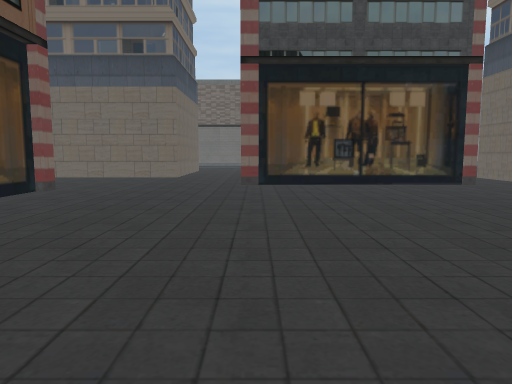
view 1 (above)

24 first-person views from a walk through a scene from a Unity 3-D project. The camera is 1.2 m above the floor, tilts 6° down and sees 70° across. The floor is counted in squares, 2 m on a side. Each view is taken from the middle of a square. On the plan, view 1 faces up. The plan holds only what a view shows up to about 10 squares ahead; the rest is blank. The place goes on beyond the plan. Door leaves are left out, so doorways stand open.

view 2
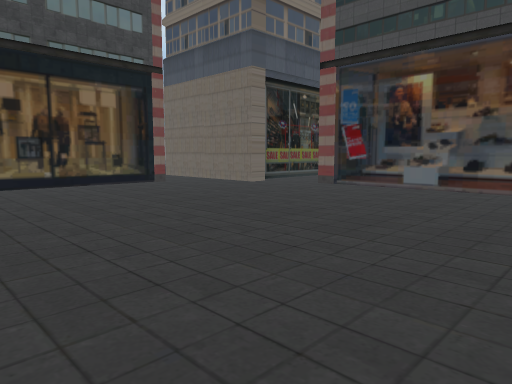

view 3
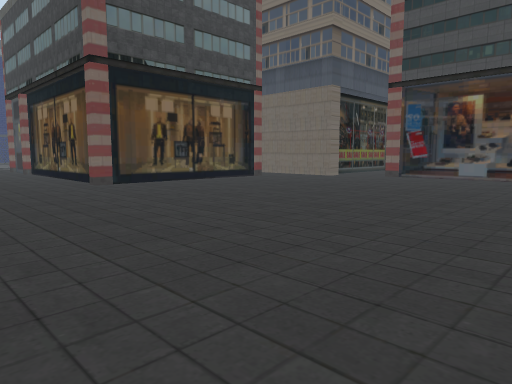

view 4
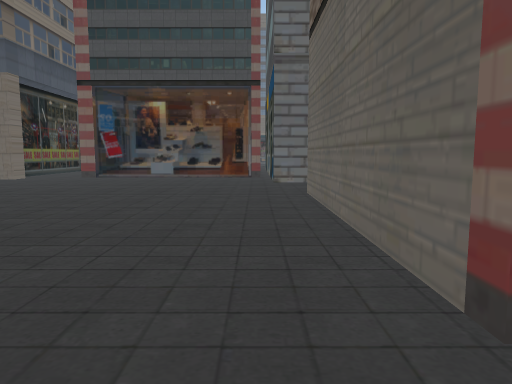

view 5
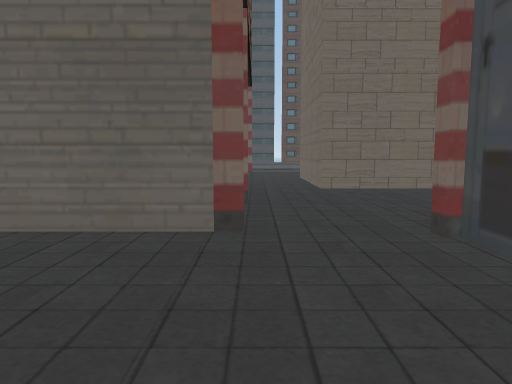

view 6
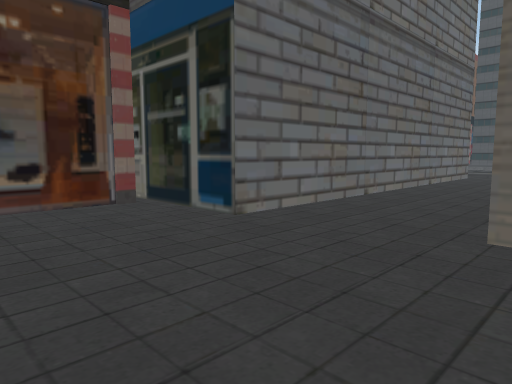

view 7
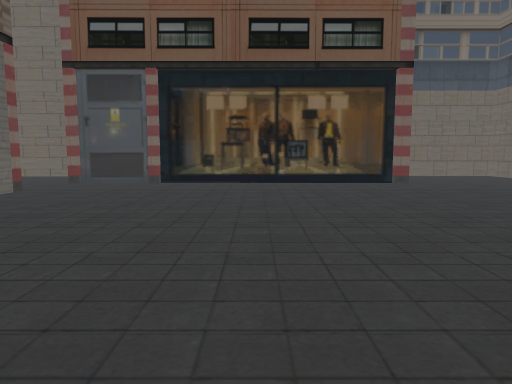

view 8
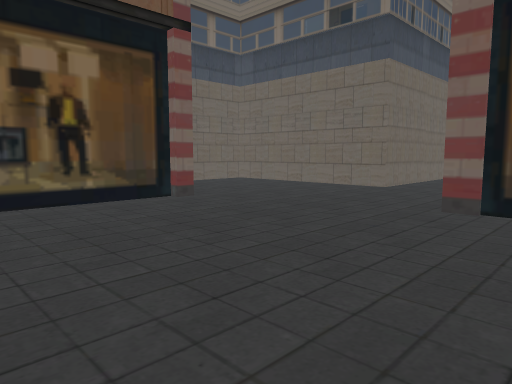

view 9
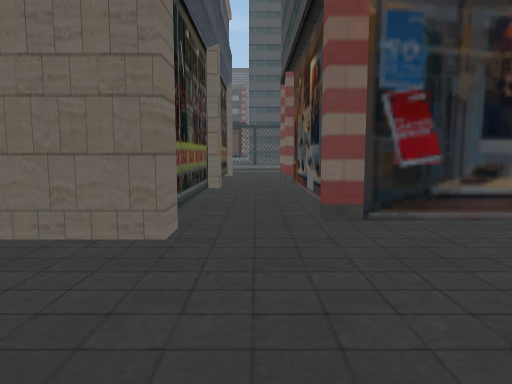

view 10
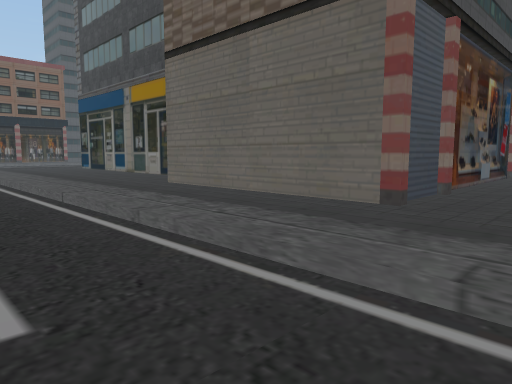

view 11
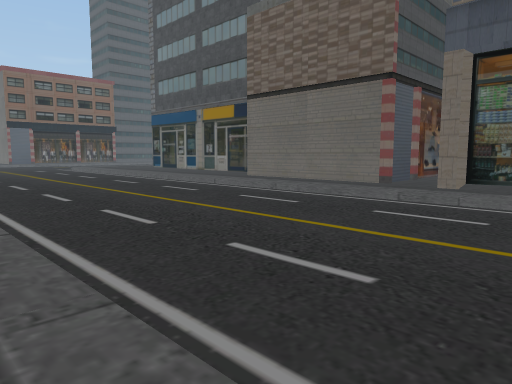

view 12
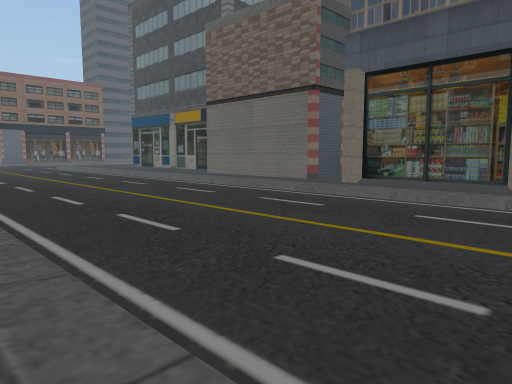

view 13
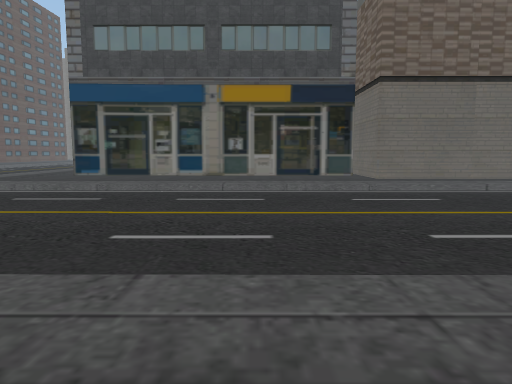

view 14
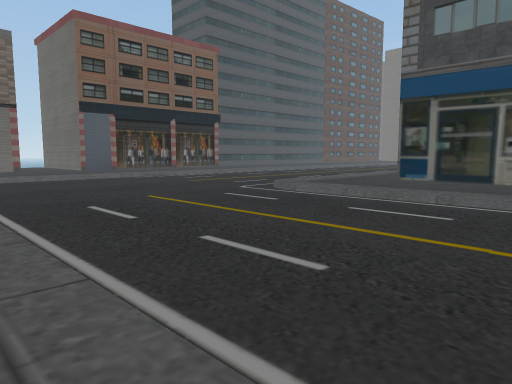

view 15
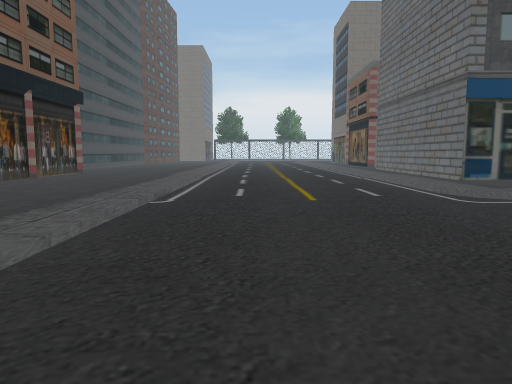

view 16
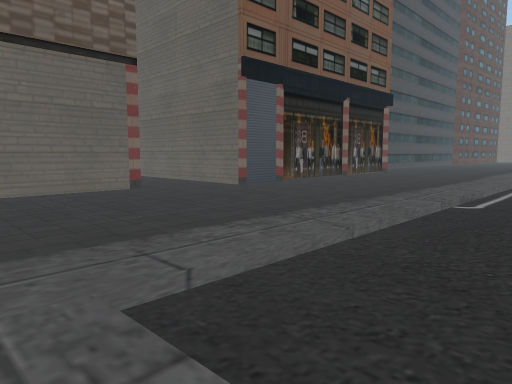

view 17
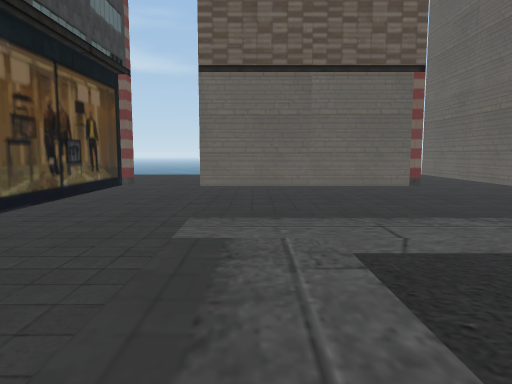

view 18
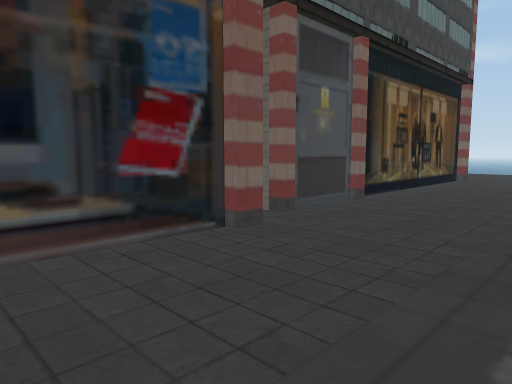

view 19
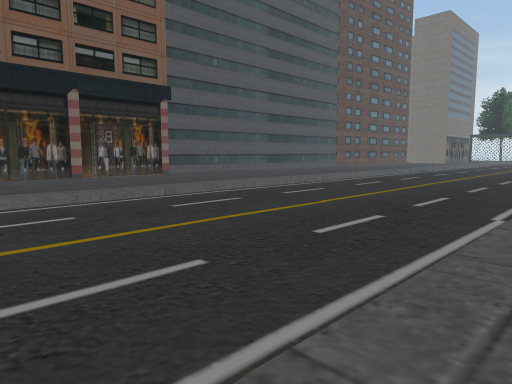

view 20
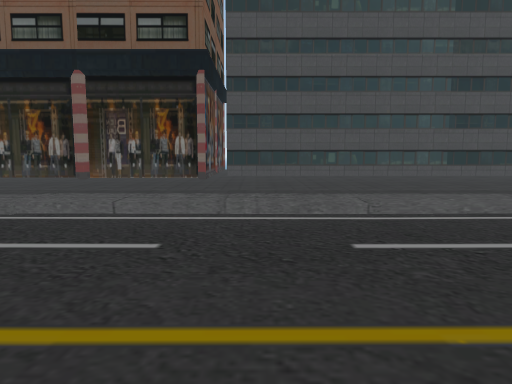

view 21
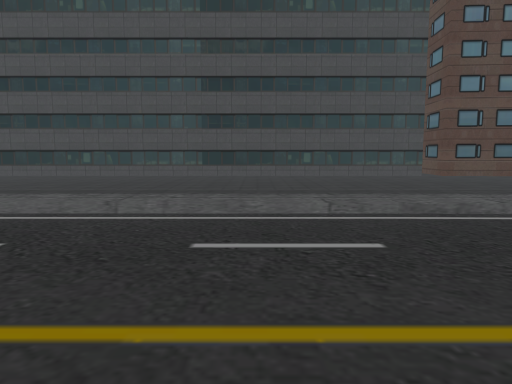

view 22
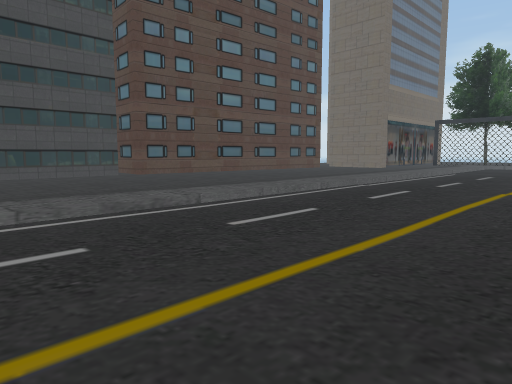

view 23
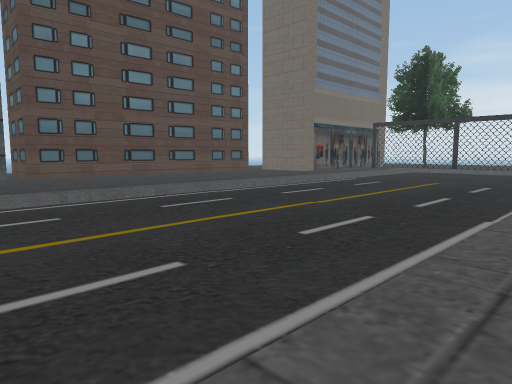

view 24
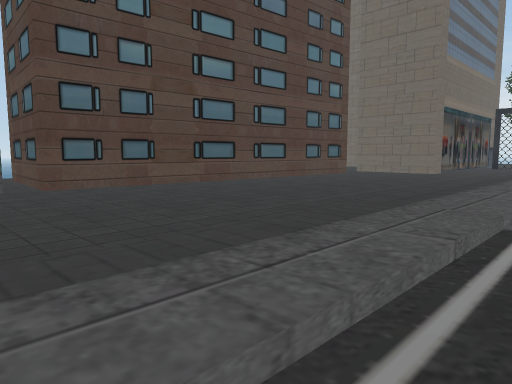

### Floor plan
Key: @ floor where view 1 was taken; # wall or solid block; x gap in a wall; . floor; = window, fence, low wall or low ledge; O other object.
Columns run from 13 left of view 1 to 23 right of it. Each row starts with its distance up from view 1.
 11            #.#
 10            #.#                ....
  9        #.....#    .#      #.......
  8        #.....##   .#      #.......
  7        #.....O####.##     #.......
  6          O.........O#######.......
  5          #........................
  4          #..........#####O.......
  3          #..........    ##.......
  2          #..........     #.......
  1          #..........     #.......
  0          #...@......#   ##.......
 -1        O ..O####..#     #........
 -2        #...     ..#     #.........
 -3        #....    ..#     #..........
 -4         ....    ..#     #.........
 -5           #.     .#     #.........
 -6           #.     .#     #.........
 -7           #x     .#     #.........
 -8           ..     .O    ##........
 -9          ....          ..........
-10     .........      .................#
-11  ...................................#
-12  ...................................O
-13   ..................................#
-14    .................................#
-15    ...............................=.#
-16 ....................................#
-17 ....................................#
-18 ##..................................#
-19   ...................O######........#
-20   O ####OO#############     ..#####.O
-21          O           #      ..O    ..
-22          O                         ..

Where each view was taken, in squares from view 1:
view 1: 0 up, 0 right, facing up
view 2: 0 up, 0 right, facing up-right
view 3: 0 up, 3 left, facing up-right
view 4: 0 up, 3 left, facing right
view 5: 2 up, 2 left, facing down
view 6: 2 up, 2 right, facing down-right
view 7: 3 up, 4 right, facing left
view 8: 3 up, 1 right, facing up-left
view 9: 5 up, 3 right, facing right
view 10: 6 up, 16 right, facing down-left
view 11: 8 up, 20 right, facing down-left
view 12: 10 up, 20 right, facing down-left
view 13: 3 down, 21 right, facing left
view 14: 4 down, 20 right, facing down-left
view 15: 13 down, 20 right, facing left
view 16: 13 down, 20 right, facing down-left
view 17: 12 down, 20 right, facing down
view 18: 10 down, 20 right, facing down-right
view 19: 9 down, 14 right, facing down-left
view 20: 11 down, 7 right, facing down
view 21: 11 down, 1 right, facing down
view 22: 11 down, 1 right, facing down-left
view 23: 9 down, 1 left, facing down-left
view 24: 14 down, 2 left, facing down-left
